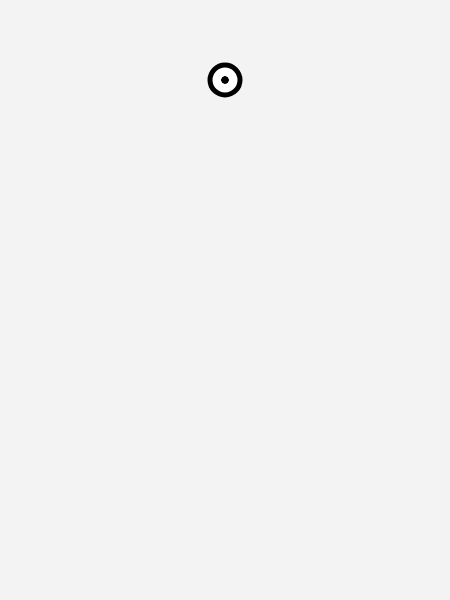
Frame 1 (no input)
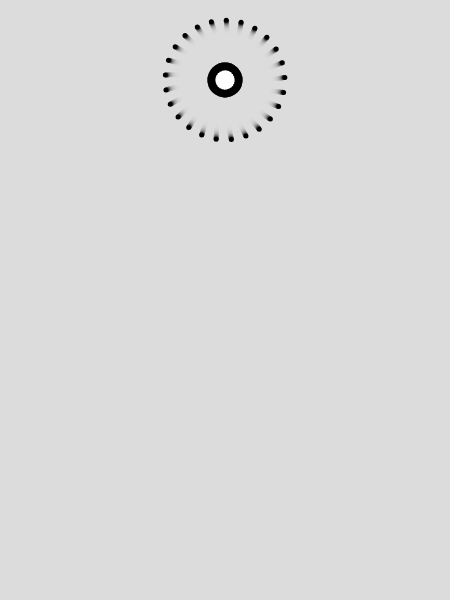
Frame 60 (no input)
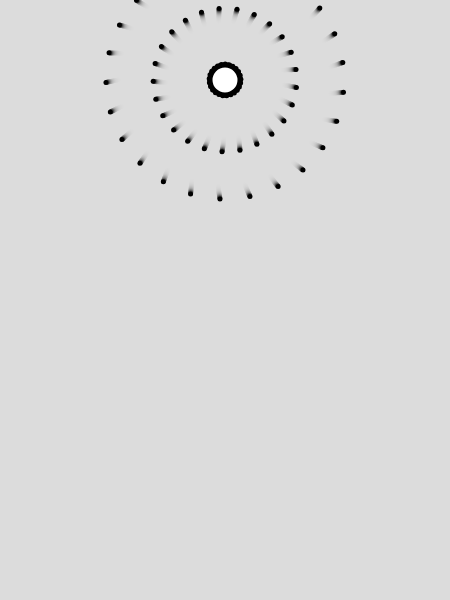
Frame 120 (the mouse pressed at the canvas centre since frame 60)

The p5.js sketch that drew these frames (run headless with seeded random() and noise() and a simulated clock; from frame 60 on, the mouse is pressed at the canvas centre):

// p5.js sketch
// ── sketch.js
const bossPosX = 225;
const bossPosY = 80;
let pointsPos = [];
let trajectory = [];
let points = 25;
let counter = 0.2;
let switcherino = true;
let translation;
let boolTrans = true;

function setup() {
  translation = 0;
  createCanvas(450, 600);
  background(220, 10);
  angleMode(DEGREES);
  pattern1();
  setInterval(pattern1,200)
}

function draw() {
  background(220, 80);
  circle(bossPosX+translation, bossPosY, 30);
  // circle(mouseX, mouseY, 30);
  pattern3();
  
  colorMode(RGB);
  // noLoop();
}

function pattern1() {
  let borderWidth = 150;
  strokeWeight(5)
  for(let i = 0; i < points; i++) {
    // pointsPos.push([(width-borderWidth*2)/points*i+borderWidth, sin(180/points*i)*20+100])
    pointsPos.push([bossPosX+translation, bossPosY]);
    // pointsPos.push([mouseX, mouseY]);
    trajectory.push([sin(360/(points+1)*i), cos(360/(points+1)*i), i, switcherino]);
    // trajectory[i][0] = sin(360/(pointsPos.length)%50*i-90);
    // trajectory[i][1] = cos(360/(pointsPos.length)%50*i-90);
    // point((width-borderWidth*2)/points*i+borderWidth, sin(180/points*i)*20+100);
    
  }
  if(switcherino == true) {
    switcherino = false;
  } else {
    switcherino = true;
  }

  // let steps = 10;
  // if (boolTrans == true) {
  //   translation += steps;
  // } else {
  //   translation -= steps
  // }

  // if(translation >= 100) {
  //   boolTrans = false;
  //   // console.log(boolTrans)
  // } else if (translation <= -100) {
  //   boolTrans = true;
  // }
}

function pattern2() {
  strokeWeight(5)
  counter += 0.1;
  // console.log(pointsPos);
  for(let i = 0; i <= pointsPos.length-1; i++) {
    // console.log(pointsPos[i][0])
    point(pointsPos[i][0]+trajectory[i][0], pointsPos[i][1]+trajectory[i][1]);
    if (pointsPos[i][0] <= -50 || pointsPos[i][0] >= width+50 || pointsPos[i][1] <= -50 || pointsPos[i][1] >= height+50) {
      pointsPos.splice(i, 1);
      trajectory.splice(i, 1)
    } else {
      pointsPos[i][0] = pointsPos[i][0]+trajectory[i][0];
      pointsPos[i][1] = pointsPos[i][1]+trajectory[i][1];
      
      // trajectory[i][1] = cos(360/pointsPos.length%50*i)
      
    }
    if(trajectory[i][2]%2 == 1) {
      trajectory[i][0] = sin(360/points*trajectory[i][2]+counter)
      trajectory[i][1] = cos(360/points*trajectory[i][2]+counter)
    } else {
      trajectory[i][0] = sin(360/points*trajectory[i][2]-counter)
      trajectory[i][1] = cos(360/points*trajectory[i][2]-counter)

    }
    // trajectory[i][0] = sin(360/pointsPos.length*i+i)
  }
  counter%0.1;
}

function pattern3() {
  let border = 50;
  // console.log(pointsPos.length)
  strokeWeight(5)
  counter += 0.2;
  // console.log(pointsPos);
  for(let i = 0; i <= pointsPos.length-1; i++) {
    // console.log(pointsPos[i][0])
    point(pointsPos[i][0]+trajectory[i][0], pointsPos[i][1]+trajectory[i][1]);
    if (pointsPos[i][0] <= -border || pointsPos[i][0] >= width+border || pointsPos[i][1] <= -border || pointsPos[i][1] >= height+border) {
      pointsPos.splice(i, 1);
      trajectory.splice(i, 1)
    } else {
      pointsPos[i][0] = pointsPos[i][0]+trajectory[i][0];
      pointsPos[i][1] = pointsPos[i][1]+trajectory[i][1];      
    }
    // console.log(trajectory.length, i);

    if(trajectory[i][3] == true) {
      trajectory[i][0] = sin(360/points*trajectory[i][2]+counter)
      trajectory[i][1] = cos(360/points*trajectory[i][2]+counter)
    } else {
      trajectory[i][0] = sin(360/points*trajectory[i][2]-counter)
      trajectory[i][1] = cos(360/points*trajectory[i][2]-counter)

    }
    // trajectory[i][0] = sin(360/pointsPos.length*i+i)
  }
  counter%0.2;
}

function patter4() {

}
